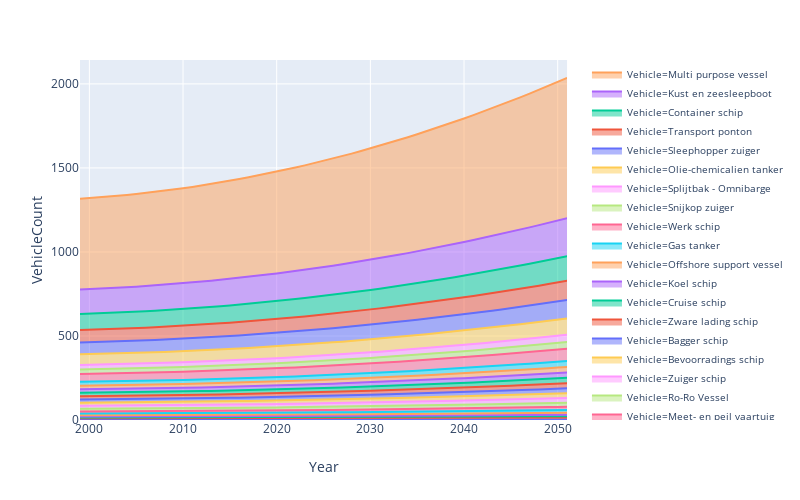

The notebook cell this image was saved under:
### Code cell
### S E A   M O D E L I N G 

# ### high scenario
# dfHSV, DHSV = SeaVessels(x, PolyHSV)
# BinaryShifts(x, DHSV, 'HoogTGW', figs=False)
# dfHSV, STVhsv = ServiceToSeaVehicles(x, dfHSV, service='SeaTGW', figs=False)
# PlotService(x, dfHSV, y='Share', scn='HoogSea', figs=False)
# PlotService(x, dfHSV, y='SeaTGW', scn='HoogSea', figs=False)
# PlotService(x, dfHSV, y='VehicleCount', scn='HoogSea', figs=False, color='Vehicle')

### low scenario
dfLSV, DLSV = SeaVessels(x, PolyLSV, PW=PW)
BinaryShifts(x, DLSV, 'LaagTGW', figs=False)
dfLSV, STVlsv = ServiceToSeaVehicles(x, dfLSV, service='SeaTGW', figs=False, PW=PW)
PlotService(x, dfLSV, y='Share', scn='LaagSea', figs=False)
PlotService(x, dfLSV, y='SeaTGW', scn='LaagSea', figs=False)
PlotService(x, dfLSV, y='VehicleCount', scn='LaagSea', figs=True, color='Vehicle')

# dfHSV.head(10)
